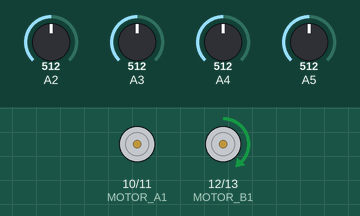
Simulated run of this sketch. Board: Arduino Uno, built with avr-gcc and run on an emulated ATmega328P. Shown: motor-driver pin pairs drawn as motors (green arrow = first pin HIGH = forward, orange = second pin HIGH = backward, longer = more drive, scaled by the enable pin). The inputs (shaded band) are chosen by the test bench; at power-on: A2 = 512, A3 = 512, A5 = 512, A4 = 512.

Above: at 8.7 s.
8.8 s: A2 set to 716
At 9.9 s:
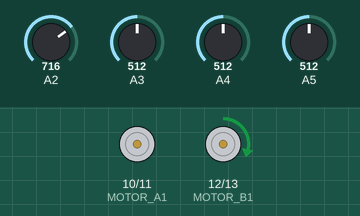
10.3 s: A3 set to 539
At 11.1 s:
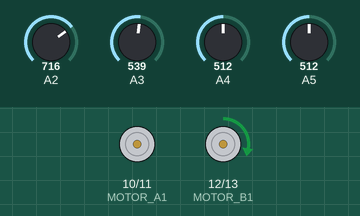
11.8 s: A3 set to 559
At 12.2 s:
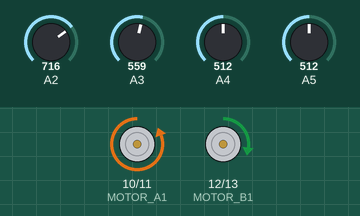
13.3 s: A5 set to 527
At 14.5 s:
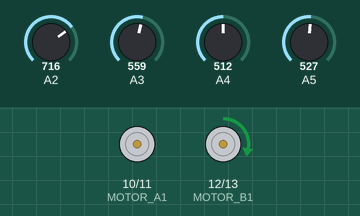
14.8 s: A2 set to 732
At 15.7 s:
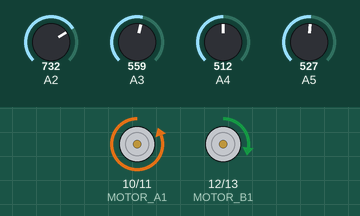
16.3 s: A5 set to 992
At 16.8 s:
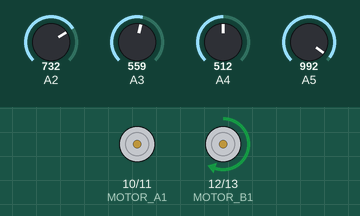
Timing chart, 0 to 18.8 s (numbered marks = the images above; inputs shaded):
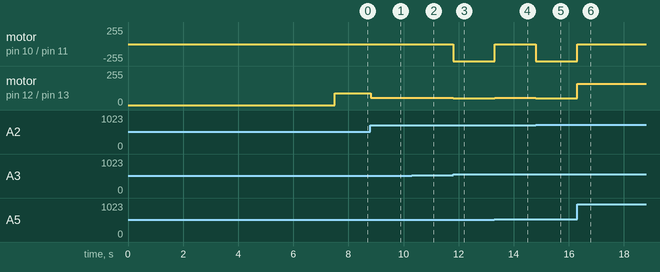

The sketch:

MES_LFR_CODE.ino
```cpp
#include <QTRSensors.h>

int ENA = 8; //ENA connected to digital pin 9
int ENB = 9; //ENB connected to digital pin 3
int MOTOR_A1 = 10; // MOTOR_A1 connected to digital pin 7
int MOTOR_A2 = 11; // MOTOR_A2 connected to digital pin 6
int MOTOR_B1 = 12; // MOTOR_B1 connected to digital pin 5
int MOTOR_B2 = 13; // MOTOR_B2 connected to digital pin 4

int lastError = 0;

float Kp = 0.21;
float Ki = 0;
float Kd = 0.0;

int baseSpeedValue = 90;

QTRSensors qtr;

const uint8_t SensorCount = 4;
uint16_t sensorValues[SensorCount];

void setup() {

  pinMode(ENA, OUTPUT); // initialize ENA pin as an output
  pinMode(ENB, OUTPUT); // initialize ENB pin as an output
  pinMode(MOTOR_A1, OUTPUT); // initialize MOTOR_A1 pin as an output
  pinMode(MOTOR_A2, OUTPUT); // initialize MOTOR_A2 pin as an output
  pinMode(MOTOR_B1, OUTPUT); // initialize MOTOR_B1 pin as an output
  pinMode(MOTOR_B2, OUTPUT); // initialize MOTOR_B2 pin as an output


  qtr.setTypeAnalog();
  qtr.setSensorPins((const uint8_t[]){A5, A4, A3, A2}, SensorCount);
  qtr.setEmitterPin(2);

  pinMode(LED_BUILTIN, OUTPUT);
  digitalWrite(LED_BUILTIN, HIGH);

  for (uint16_t i = 0; i < 200; i++)  //10 seconds
  {
    qtr.calibrate();
  }
  digitalWrite(LED_BUILTIN, LOW);
  delay(2500);
}

void loop() {
  // put your main code here, to run repeatedly:
     PID_Control();
}


void PID_Control()
{
  uint16_t positionLine = qtr.readLineWhite(sensorValues);

  int error = 1500 - positionLine;

  int P = error;
  int I = error + I;
  int D = lastError - error;
  lastError = error;

  int motorSpeedNew = P * Kp + I * Ki + D * Kd;

   int motorSpeedA = baseSpeedValue + motorSpeedNew;
   int motorSpeedB = baseSpeedValue - motorSpeedNew;

   if(motorSpeedA > 185 )
   motorSpeedA = 185;

   if(motorSpeedB > 185 )
   motorSpeedB = 185;

   if(motorSpeedA < 0 )
   motorSpeedA = 0;

   if(motorSpeedB < 0 )
   motorSpeedB = 0;

   movement(motorSpeedA, motorSpeedB);
}


void movement(int speedA, int speedB)
{
if(speedA < 0)
{
  speedA = 0 - speedA;
  analogWrite(ENA, speedA);
  digitalWrite(MOTOR_A1, HIGH);
  digitalWrite(MOTOR_A2, LOW);
}

else
{
  analogWrite(ENA, speedA);
  digitalWrite(MOTOR_A1, LOW);
  digitalWrite(MOTOR_A2, HIGH);
}

if(speedB < 0)
{
  speedB = 0 - speedB;
  analogWrite(ENB, speedB);
  digitalWrite(MOTOR_B1, LOW);
  digitalWrite(MOTOR_B2, HIGH);
}

else
{
  analogWrite(ENB, speedB);
  digitalWrite(MOTOR_B1, HIGH);
  digitalWrite(MOTOR_B2, LOW);
}

}
```

Measured:
- the behaviour switches between 550 and 551 on A3 (found by bisection; images 2 and 3)
- the behaviour switches between 516 and 517 on A5 (found by bisection; images 3 and 4)
- the behaviour switches between 724 and 725 on A2 (found by bisection; images 4 and 5)
- after the input at 8.8 s, motor on pin 12 (MOTOR_B1) / pin 13 (MOTOR_B2): forward 90/255 → forward 56/255 at once
- after the input at 10.3 s, motor on pin 12 (MOTOR_B1) / pin 13 (MOTOR_B2): forward 56/255 → forward 54/255 at once
- after the input at 11.8 s, motor on pin 10 (MOTOR_A1) / pin 11 (MOTOR_A2): stopped → backward 255/255 at once; motor on pin 12 (MOTOR_B1) / pin 13 (MOTOR_B2): forward 54/255 → forward 52/255 at once
- after the input at 13.3 s, motor on pin 10 (MOTOR_A1) / pin 11 (MOTOR_A2): backward 255/255 → stopped at once; motor on pin 12 (MOTOR_B1) / pin 13 (MOTOR_B2): forward 52/255 → forward 54/255 at once
- after the input at 14.8 s, motor on pin 10 (MOTOR_A1) / pin 11 (MOTOR_A2): stopped → backward 255/255 at once; motor on pin 12 (MOTOR_B1) / pin 13 (MOTOR_B2): forward 54/255 → forward 51/255 at once
- after the input at 16.3 s, motor on pin 10 (MOTOR_A1) / pin 11 (MOTOR_A2): backward 255/255 → stopped at once; motor on pin 12 (MOTOR_B1) / pin 13 (MOTOR_B2): forward 51/255 → forward 158/255 at once
